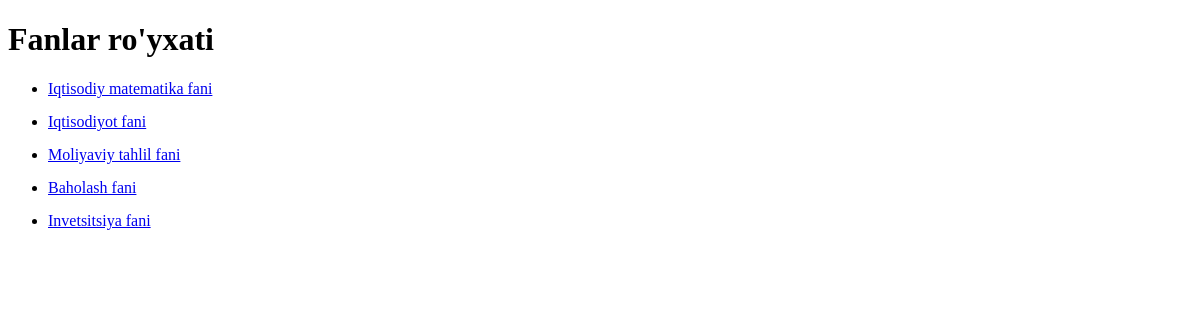
The page /courses/subject/ on the database as committed earlier.
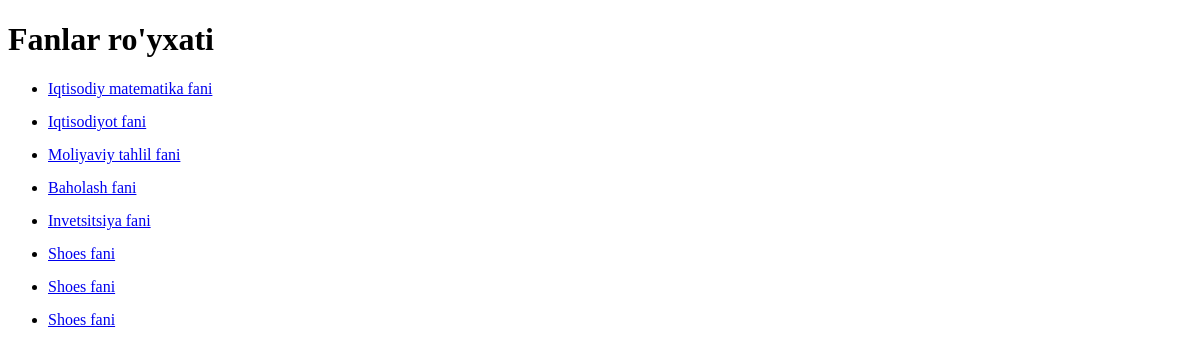
The same page on the database as committed later.
### courses/models.py (models this page shows)
class Subject(models.Model):
    name = models.CharField(max_length=512)
    speciality = models.ManyToManyField(Speciality)
    teacher = models.ManyToManyField(Teacher)
    def __str__(self):
        return f"{self.name} fani"

### courses/views.py (the view)
# urls.py: path('subject/', subjects, name='subject'),
def subjects(request):
    subject = Subject.objects.all()
    return render(request, 'courses/subjects.html', {'subjects': subject})

### courses/templates/courses/subjects.html (shortened to what this page needs)
<!DOCTYPE html>
<html lang="en">
<head>
</head>
<body>
    {% if subjects %}
        <h1>Fanlar ro'yxati</h1>
        <ul style="text-decoration: none;">
            {% for subject in subjects %}
                <li style="margin-top: 15px;">
                    <a href="{% url 'subject-detail' subject.pk %}">
                    {{ subject }}
                    </a>
                </li>
            {% endfor %}
        </ul>
    {% else %}
        <h1>No Subjects</h1>
    {% endif %}
</body>
</html>

Rows that differ between the two databases and show on the page:
added Subject: name "Shoes fani"
added Subject: name "Shoes fani"
added Subject: name "Shoes fani"
